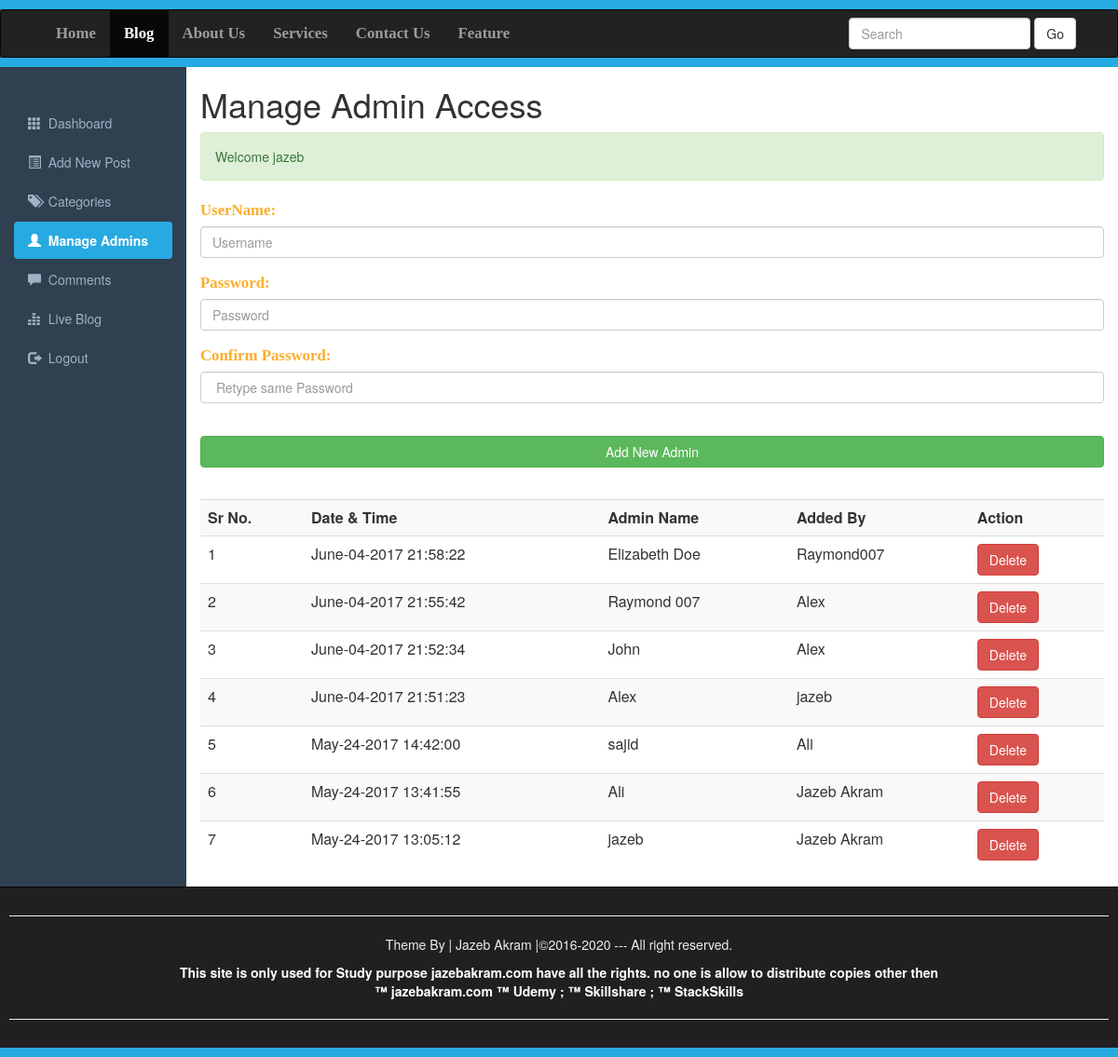
Screenshot of /Admins.php (signed in) with the database file from the repository.
### tables this page shows
CREATE TABLE IF NOT EXISTS `registration` (
`id` int(10) NOT NULL,
  `datetime` varchar(50) NOT NULL,
  `username` varchar(200) NOT NULL,
  `password` varchar(200) NOT NULL,
  `addedby` varchar(200) NOT NULL
);

### Admins.php (the view, shortened to what this page needs)
<?php require_once("Include/Sessions.php"); ?>
<?php require_once("Include/Functions.php"); ?>
<!DOCTYPE>
<html>
	<head>
                <link rel="stylesheet" href="css/bootstrap.min.css">
		<link rel="stylesheet" href="css/adminstyles.css">
	</head>
	<body>
		<div style="height: 10px; background: #27aae1;"></div>
<nav class="navbar navbar-inverse" role="navigation">
	<div class="container">
		<div class="collapse navbar-collapse" id="collapse">
		<ul class="nav navbar-nav">
			<li><a href="#">Home</a></li>
			<li class="active"><a href="Blog.php" target="_blank">Blog</a></li>
			<li><a href="#">About Us</a></li>
			<li><a href="#">Services</a></li>
			<li><a href="#">Contact Us</a></li>
			<li><a href="#">Feature</a></li>
		</ul>
		<form action="Blog.php" class="navbar-form navbar-right">
		<div class="form-group">
		<input type="text" class="form-control" placeholder="Search" name="Search" >
		</div>
	         <button class="btn btn-default" name="SearchButton">Go</button>
		</form>
		</div>
	</div>
</nav>
<div class="Line" style="height: 10px; background: #27aae1;"></div>
<div class="container-fluid">
<div class="row">
	<div class="col-sm-2">
	<br><br>
	<ul id="Side_Menu" class="nav nav-pills nav-stacked">
	<li ><a href="Dashboard.php">
	<span class="glyphicon glyphicon-th"></span>
	&nbsp;Dashboard</a></li>
	<li><a href="AddNewPost.php">
	<span class="glyphicon glyphicon-list-alt"></span>
	&nbsp;Add New Post</a></li>
	<li><a href="Categories.php">
	<span class="glyphicon glyphicon-tags"></span>
	&nbsp;Categories</a></li>
	<li class="active"><a href="Admins.php">
	<span class="glyphicon glyphicon-user"></span>
	&nbsp;Manage Admins</a></li>
	<li><a href="Comments.php">
	<span class="glyphicon glyphicon-comment"></span>
	&nbsp;Comments</a></li>
	<li><a href="Blog.php?Page=1" target="_Blank">
	<span class="glyphicon glyphicon-equalizer"></span>
	&nbsp;Live Blog</a></li>
	<li><a href="Logout.php">
	<span class="glyphicon glyphicon-log-out"></span>
	&nbsp;Logout</a></li>
	</ul>
	</div>
	<div class="col-sm-10">
	<h1>Manage Admin Access</h1>
	<?php echo Message();
	      echo SuccessMessage();
	?>
<div>
<form action="Admins.php" method="post">
	<fieldset>
	<div class="form-group">
	<label for="Username"><span class="FieldInfo">UserName:</span></label>
	<input class="form-control" type="text" name="Username" id="Username" placeholder="Username">
	</div>
	<div class="form-group">
	<label for="Password"><span class="FieldInfo">Password:</span></label>
	<input class="form-control" type="Password" name="Password" id="Password" placeholder="Password">
	</div>
	<div class="form-group">
	<label for="ConfirmPassword"><span class="FieldInfo">Confirm Password:</span></label>
	<input class="form-control" type="Password" name="ConfirmPassword" id="ConfirmPassword" placeholder=" Retype same Password">
	</div>
	<br>
<input class="btn btn-success btn-block" type="Submit" name="Submit" value="Add New Admin">
	</fieldset>
	<br>
</form>
</div>
<div class="table-responsive">
	<table class="table table-striped table-hover">
	<tr>
		<th>Sr No.</th>
		<th>Date & Time</th>
		<th>Admin Name</th>
		<th>Added By</th>
		<th>Action</th>
	</tr>
<?php
$ViewQuery="SELECT * FROM registration ORDER BY id desc";
$Execute=mysqli_query($Connection, $ViewQuery);
$SrNo=0;
while($DataRows=mysqli_fetch_array($Execute)){
	$Id=$DataRows["id"];
	$DateTime=$DataRows["datetime"];
	$Username=$DataRows["username"];
	$Admin=$DataRows["addedby"];
	$SrNo++;
?>
<tr>
	<td><?php echo $SrNo; ?></td>
	<td><?php echo $DateTime; ?></td>
	<td><?php echo $Username; ?></td>
	<td><?php echo $Admin; ?></td>
	<td><a href="DeleteAdmin.php?id=<?php echo $Id;?>">
	<span class="btn btn-danger">Delete</span></a></td>
</tr>
	<?php } ?>
	</table>
</div>
	</div>
</div>
</div>
<div id="Footer">
<hr><p>Theme By | Jazeb Akram |&copy;2016-2020 --- All right reserved.
</p>
<a style="color: white; text-decoration: none; cursor: pointer; font-weight:bold;" href="http://jazebakram.com/coupons/" target="_blank">
<p>
This site is only used for Study purpose jazebakram.com have all the rights. no one is allow to distribute
copies other then <br>&trade; jazebakram.com &trade;  Udemy ; &trade; Skillshare ; &trade; StackSkills</p><hr>
</a>
</div>
<div style="height: 10px; background: #27AAE1;"></div>
	</body>
</html>

### Include/Sessions.php (shortened to what this page needs)
<?php
function SuccessMessage(){
    if(isset($_SESSION["SuccessMessage"])){
       $Output="<div class=\"alert alert-success\">" ;
       $Output.=htmlentities($_SESSION["SuccessMessage"]);
       $Output.="</div>";
       return $Output;
    }
}
?>

### css/adminstyles.css (style rules this page uses)
.navbar-nav li { font-weight: bold; font-family: Bitter,Georgia,Times,"Times New Roman",serif; font-size: 1.2em; }
.Line { margin-top: -20px; }
body { background-color: #2f4050; }
.col-sm-10 { background-color: #ffffff; }
#Side_Menu a { color: #9fb1c2; }
#Side_Menu .active a { color: #ffffff; background-color: #27AAE1; font-weight: bold; }
#Footer { padding:10px; border-top: 1px solid black; color:#eeeeee; background-color: #211f22; text-align: center; }
.FieldInfo { color: rgb(251, 174, 44); font-family: Bitter,Georgia,"Times New Roman",Times,serif; font-size: 1.2em; }

### Admins.php (style rules this page uses)
.FieldInfo { color: rgb(251, 174, 44); font-family: Bitter,Georgia,"Times New Roman",Times,serif; font-size: 1.2em; }

### rows the page displays
registration: datetime "June-04-2017 21:58:22", username "Elizabeth Doe", addedby "Raymond007"
registration: datetime "June-04-2017 21:55:42", username "Raymond 007", addedby "Alex"
registration: datetime "June-04-2017 21:52:34", username "John", addedby "Alex"
registration: datetime "June-04-2017 21:51:23", username "Alex", addedby "jazeb"
registration: datetime "May-24-2017 14:42:00", username "sajid", addedby "Ali"
registration: datetime "May-24-2017 13:41:55", username "Ali", addedby "Jazeb Akram"
registration: datetime "May-24-2017 13:05:12", username "jazeb", addedby "Jazeb Akram"

### other values shown
SuccessMessage() "Welcome jazeb"
